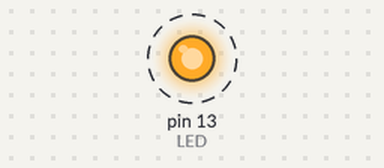
Bench run of a sketch on a simulated Arduino Uno, built with avr-gcc and run on an emulated ATmega328P. Shown: output pins drawn as LEDs (lit = HIGH). Dashed ring = blinking.

Above: at 0.2 s.
Timing chart, 0 to 3.0 s (numbered marks = the images above):
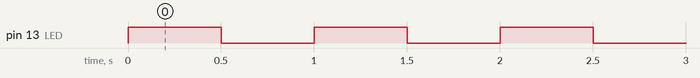

The sketch:

holamundo.ino
```cpp
int count=0;
const byte LED=13;//assiganamos a la variable LED el numero 13 y la ponemos como constante usamos el tipo de datos byte que acepta numeros de 0 a 255, en lugar de int que ocupa mas espacio de memoria
void setup() {
  // put your setup code here, to run once:
  pinMode(LED,OUTPUT);//habilitamos el pin 13 como salida
}

void loop() {
  // put your main code here, to run repeatedly:
  while(count <10){ //ciclo para que el led parpadee 10 veces
    digitalWrite(LED,HIGH); //prendemos el led conectado al pin 13
    delay(500);//esperamos un segundo
    digitalWrite(LED,LOW);//apagamos el led conectado al pin 13
    delay(500);//esperamos un segundo
    count=count+1;//aumentamos el contador
  }
}
```

Measured:
- by itself, pin 13 (LED): alternates HIGH for 0.50 s and LOW for 0.50 s, 20 changes in all, then stays LOW
